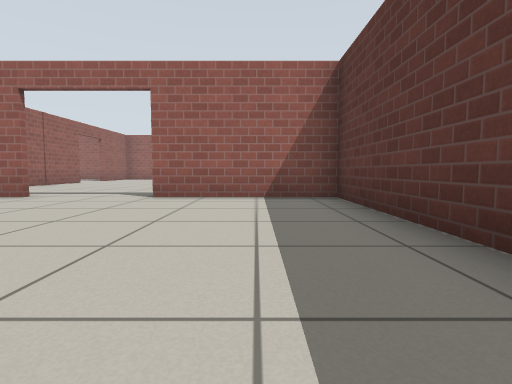
[1] (above)

18 first-person views from a walk through a Gazebo world. The camera is 0.5 m above the floor, tilts 4° down and sees 80° across. The floor is counted in squares, 1 m on a side. Each view is taken from the middle of a square. On the plan, view 1 faces up. The plan holds only what a view shows up to about 9 squares ahead; the rest is blank. Simple patterns stand in for the simulator's built-in surfaces.

[2]
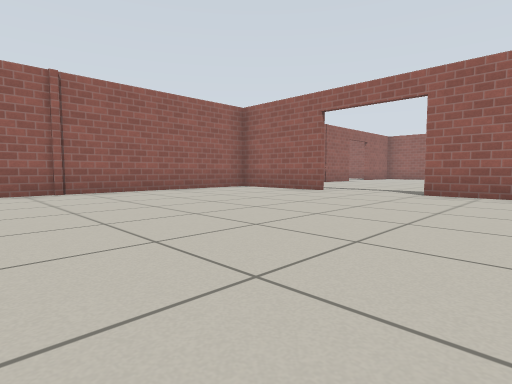

[3]
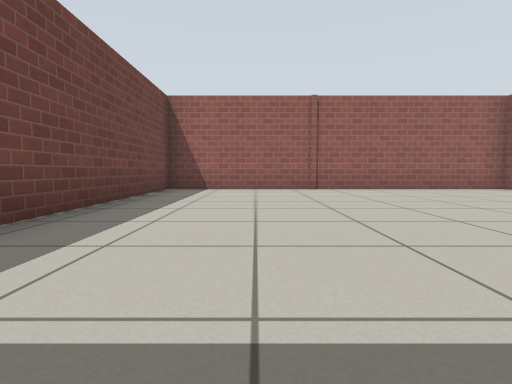

[4]
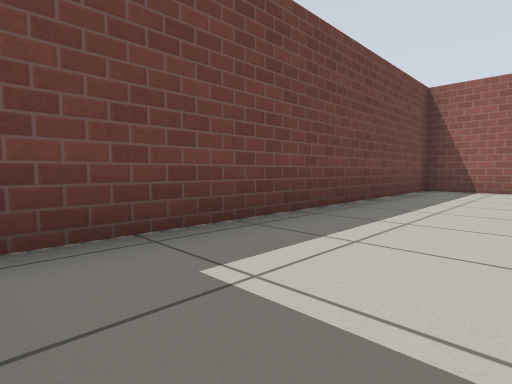

[5]
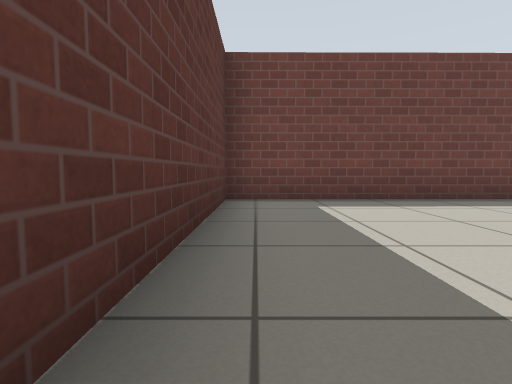

[6]
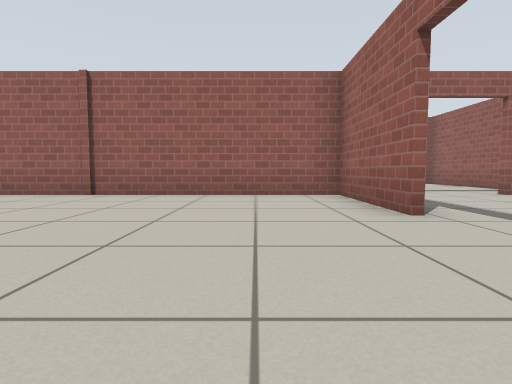

[7]
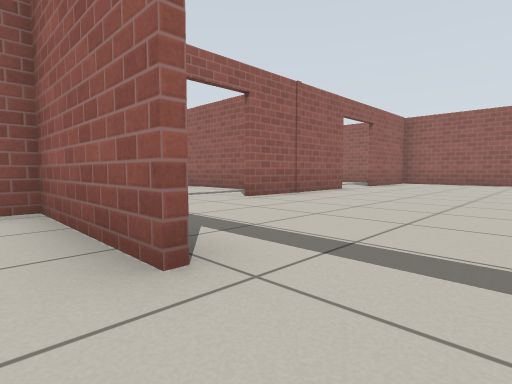

[8]
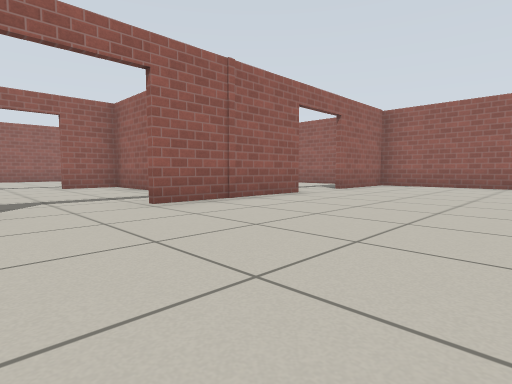

[9]
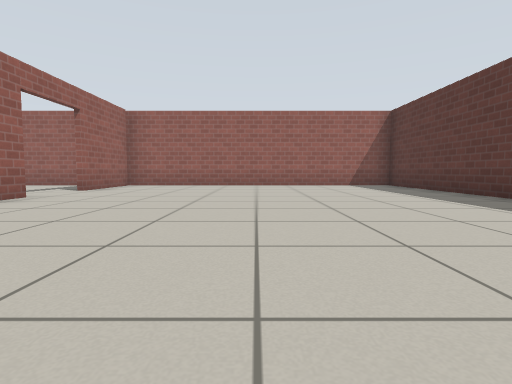

[10]
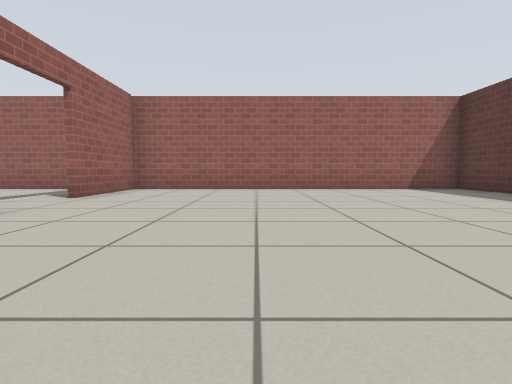

[11]
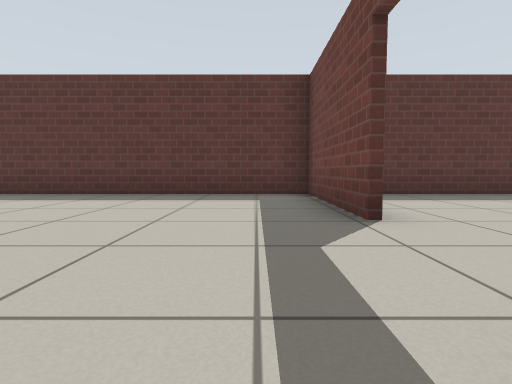

[12]
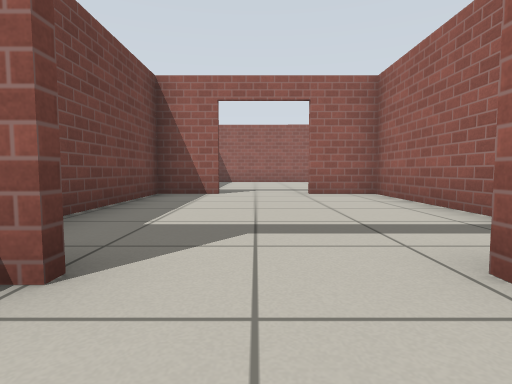

[13]
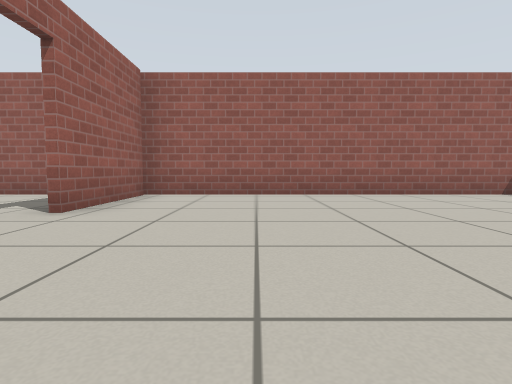

[14]
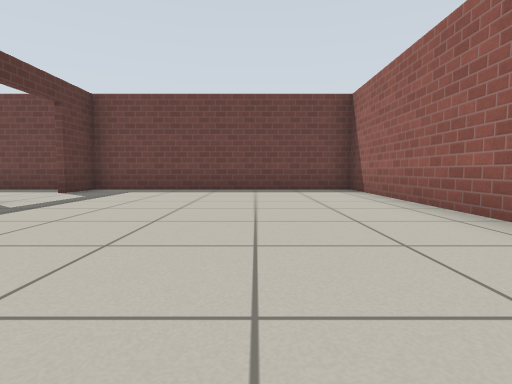

[15]
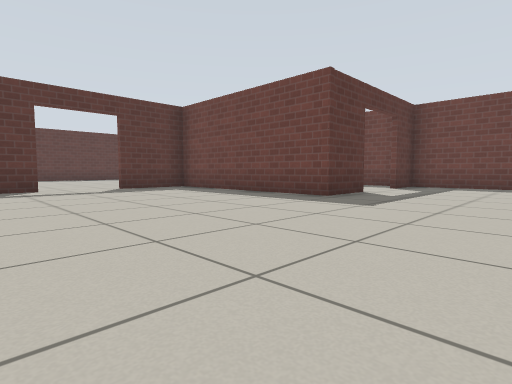

[16]
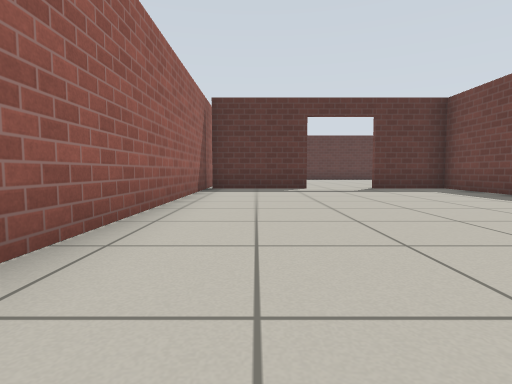

[17]
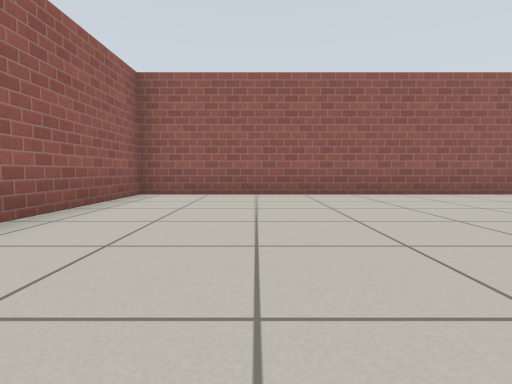

[18]
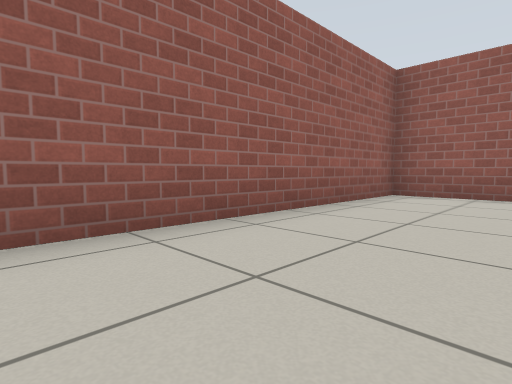

### Floor plan
Points are (right, up) in squares from view 1. A wall is a line through its corners. A room is listed if a view was taken in it or the views show most of it. See-through windows are left out.
Room 1 (views 1, 2, 3, 4, 5, 6, 7)
walls: (-4.2, 5.7) (-7.3, 5.7) (-7.3, -3.4) (1.5, -3.3) (1.5, 5.9); (1.6, 5.7) (-2, 5.7)
ways out: open door at (-3, 6) to room 2
Room 2 (views 8, 9, 10, 11, 12, 13)
walls: (-7.3, 12.8) (-7.3, 9.1); (-2, 5.9) (1.6, 5.9); (-7.3, 17.3) (-7.3, 14.5); (1.5, 5.9) (1.5, 17.4) (-7, 17.4)
ways out: open door at (-3, 6) to room 1; open door at (-7, 13.5) to room 3; open door at (-7, 8) to room 4
Room 3 (views 14, 15, 16, 17, 18)
walls: (-12.7, 9.1) (-12.7, 10.7) (-7.5, 10.7) (-7.5, 12.8); (-7.5, 14.5) (-7.5, 17.3); (-12.7, 5.9) (-12.7, 7.2); (-7, 17.4) (-19.4, 17.4) (-19.5, 5.9) (-13, 5.9)
ways out: open door at (-7, 13.5) to room 2; open door at (-13, 8.5) to room 4
Room 4 (no view inside)
walls: (-9, 10.6) (-12.6, 10.6) (-12.6, 9.1); (-12.6, 7.2) (-12.6, 5.9); (-13, 5.9) (-9.2, 5.9)
ways out: open door at (-7, 8) to room 2; open door at (-13, 8.5) to room 3

Positions as (right, up) in squares from view 1, and headings:
1: (0, 0), facing up
2: (0, -1), facing up-left
3: (1, -1), facing left
4: (1, -1), facing down-left
5: (1, 2), facing down
6: (-1, 4), facing left
7: (-3, 5), facing up-left
8: (-3, 7), facing up-left
9: (-3, 7), facing up
10: (-4, 9), facing up
11: (-5, 7), facing right
12: (-6, 8), facing left
13: (-5, 11), facing up
14: (-17, 14), facing down
15: (-16, 16), facing down-right
16: (-16, 16), facing right
17: (-17, 11), facing up
18: (-17, 11), facing up-left
